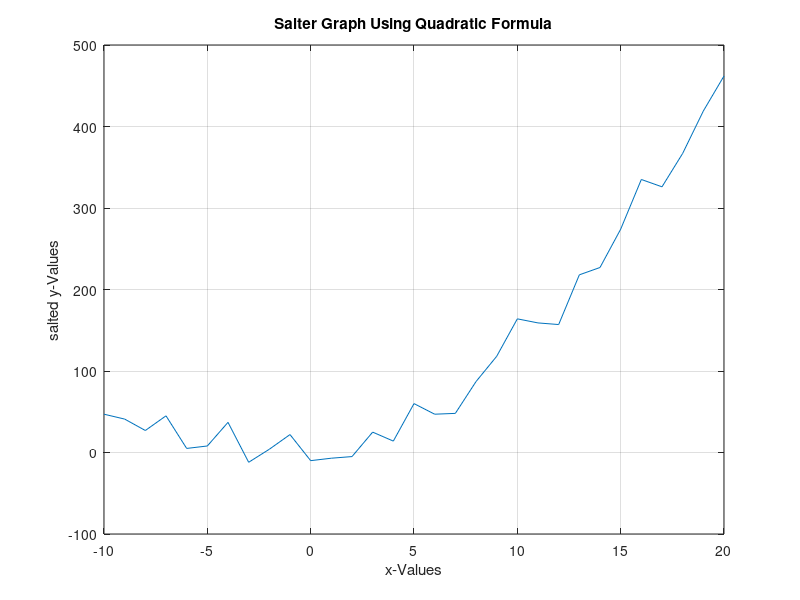

MATLAB code for this plot:
data = csvread("octavePlotter.csv")

x = data(:,1)
y = data(:,2)

for i = 1: length(y)
  y(i) = y(i)+randi([-30 30]);
endfor

plot(x,y)
grid on
xlabel ("x-Values")
ylabel ("salted y-Values")
title("Salter Graph Using Quadratic Formula")
values = [x,y]
csvwrite("octaveSalter.csv", values)
